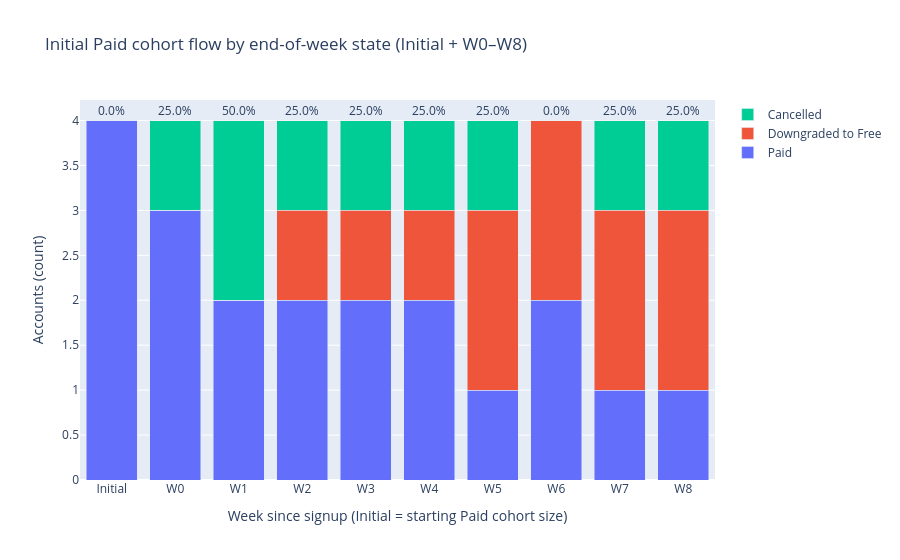

Here is the notebook cell this chart was saved with:
### Markdown cell above
# How many of our Paid accounts have cancelled?

### Code cell
import pandas as pd
import numpy as np
import plotly.graph_objects as go

# Use DATA_PATH already defined above
df = pd.read_csv(DATA_PATH)

# -----------------------------
# Parse + normalize
# -----------------------------
df["date"] = pd.to_datetime(df["date"])
df["startdate"] = pd.to_datetime(df["startdate"])
df["plan"] = df["plan"].astype(str).str.strip().str.title()
df["Status"] = df["Status"].astype(str).str.strip().str.title()

# Cohort definition
cohort_start = pd.Timestamp("2025-03-03")
cohort_end   = pd.Timestamp("2025-03-07")

cohort_users = df.loc[df["startdate"].between(cohort_start, cohort_end), "userid"].unique()
cohort_df = df[df["userid"].isin(cohort_users)].copy()

if "DaysSinceStart" not in cohort_df.columns:
    cohort_df["DaysSinceStart"] = (cohort_df["date"] - cohort_df["startdate"]).dt.days

cohort_df = cohort_df[cohort_df["DaysSinceStart"].between(0, 60)].copy()
cohort_df = cohort_df.sort_values(["userid", "date"]).drop_duplicates(["userid", "date"], keep="last")

# -----------------------------
# Identify initial Paid cohort
# -----------------------------
first_plan = (
    cohort_df.sort_values(["userid", "DaysSinceStart"])
             .groupby("userid", as_index=False)
             .first()[["userid", "plan"]]
             .rename(columns={"plan": "first_plan"})
)

initial_paid_users = first_plan.loc[first_plan["first_plan"] == "Paid", "userid"].unique()
initial_paid_n = len(initial_paid_users)

paid_df = cohort_df[cohort_df["userid"].isin(initial_paid_users)].copy()
paid_df["week_index"] = (paid_df["DaysSinceStart"] // 7).astype(int)

# End-of-week snapshot
eow = (
    paid_df.sort_values(["userid", "week_index", "DaysSinceStart"])
           .groupby(["userid", "week_index"], as_index=False)
           .tail(1)[["userid", "week_index", "plan", "Status"]]
)

# Build full cohort grid for weeks 0–8
weeks = list(range(0, 9))
grid = pd.MultiIndex.from_product(
    [initial_paid_users, weeks],
    names=["userid", "week_index"]
).to_frame(index=False)

full = grid.merge(eow, on=["userid", "week_index"], how="left")
full = full.sort_values(["userid", "week_index"])

# Forward fill per user
full[["plan", "Status"]] = full.groupby("userid")[["plan", "Status"]].ffill()
full["plan"] = full["plan"].fillna("Paid")
full["Status"] = full["Status"].fillna("Active")

# -----------------------------
# Partition buckets (mutually exclusive)
# -----------------------------
def bucket(row):
    if row["Status"] == "Cancelled":
        return "Cancelled"
    if row["plan"] == "Free":
        return "Downgraded to Free"
    return "Paid"

full["bucket"] = full.apply(bucket, axis=1)

weekly_counts = (
    full.groupby(["week_index", "bucket"])["userid"]
        .nunique()
        .reset_index(name="accounts")
)

wide = (
    weekly_counts.pivot(index="week_index", columns="bucket", values="accounts")
                .reindex(weeks)
                .fillna(0)
                .astype(int)
                .reset_index()
)

for col in ["Paid", "Downgraded to Free", "Cancelled"]:
    if col not in wide.columns:
        wide[col] = 0

wide["total"] = wide["Paid"] + wide["Downgraded to Free"] + wide["Cancelled"]
wide["cancellation_rate_pct"] = (
    wide["Cancelled"] / initial_paid_n * 100
    if initial_paid_n > 0 else 0
)

# Add Initial bar
plot_df = pd.concat([
    pd.DataFrame([{
        "x_label": "Initial",
        "Paid": initial_paid_n,
        "Downgraded to Free": 0,
        "Cancelled": 0,
        "cancellation_rate_pct": 0.0,
        "total": initial_paid_n
    }]),
    wide.assign(x_label=wide["week_index"].map(lambda w: f"W{w}"))[
        ["x_label", "Paid", "Downgraded to Free", "Cancelled", "cancellation_rate_pct", "total"]
    ]
], ignore_index=True)

# -----------------------------
# Plot stacked bars
# -----------------------------
fig = go.Figure()

fig.add_trace(go.Bar(x=plot_df["x_label"], y=plot_df["Paid"], name="Paid"))
fig.add_trace(go.Bar(x=plot_df["x_label"], y=plot_df["Downgraded to Free"], name="Downgraded to Free"))
fig.add_trace(go.Bar(x=plot_df["x_label"], y=plot_df["Cancelled"], name="Cancelled"))

fig.update_layout(
    title="Initial Paid cohort flow by end-of-week state (Initial + W0–W8)",
    barmode="stack",
    xaxis_title="Week since signup (Initial = starting Paid cohort size)",
    yaxis_title="Accounts (count)",
)

# Add cancellation % labels
for _, row in plot_df.iterrows():
    fig.add_annotation(
        x=row["x_label"],
        y=row["total"],
        text=f"{row['cancellation_rate_pct']:.1f}%",
        showarrow=False,
        yshift=10
    )

fig.show()

print("Initial Paid cohort size:", initial_paid_n)
print(plot_df[["x_label", "Paid", "Downgraded to Free", "Cancelled", "total", "cancellation_rate_pct"]])

### Figure 1 — Plotly figure (JSON) as saved in the notebook; plotly's stock layout.template omitted (floating-point values rounded to 4 significant figures)
{"data": [{"name": "Paid", "type": "bar", "x": ["Initial", "W0", "W1", "W2", "W3", "W4", "W5", "W6", "W7", "W8"], "y": [4, 3, 2, 2, 2, 2, 1, 2, 1, 1]}, {"name": "Downgraded to Free", "type": "bar", "x": ["Initial", "W0", "W1", "W2", "W3", "W4", "W5", "W6", "W7", "W8"], "y": [0, 0, 0, 1, 1, 1, 2, 2, 2, 2]}, {"name": "Cancelled", "type": "bar", "x": ["Initial", "W0", "W1", "W2", "W3", "W4", "W5", "W6", "W7", "W8"], "y": [0, 1, 2, 1, 1, 1, 1, 0, 1, 1]}], "layout": {"annotations": [{"showarrow": false, "text": "0.0%", "x": "Initial", "y": 4, "yshift": 10}, {"showarrow": false, "text": "25.0%", "x": "W0", "y": 4, "yshift": 10}, {"showarrow": false, "text": "50.0%", "x": "W1", "y": 4, "yshift": 10}, {"showarrow": false, "text": "25.0%", "x": "W2", "y": 4, "yshift": 10}, {"showarrow": false, "text": "25.0%", "x": "W3", "y": 4, "yshift": 10}, {"showarrow": false, "text": "25.0%", "x": "W4", "y": 4, "yshift": 10}, {"showarrow": false, "text": "25.0%", "x": "W5", "y": 4, "yshift": 10}, {"showarrow": false, "text": "0.0%", "x": "W6", "y": 4, "yshift": 10}, {"showarrow": false, "text": "25.0%", "x": "W7", "y": 4, "yshift": 10}, {"showarrow": false, "text": "25.0%", "x": "W8", "y": 4, "yshift": 10}], "barmode": "stack", "title": {"text": "Initial Paid cohort flow by end-of-week state (Initial + W0–W8)"}, "xaxis": {"title": {"text": "Week since signup (Initial = starting Paid cohort size)"}}, "yaxis": {"title": {"text": "Accounts (count)"}}}}
